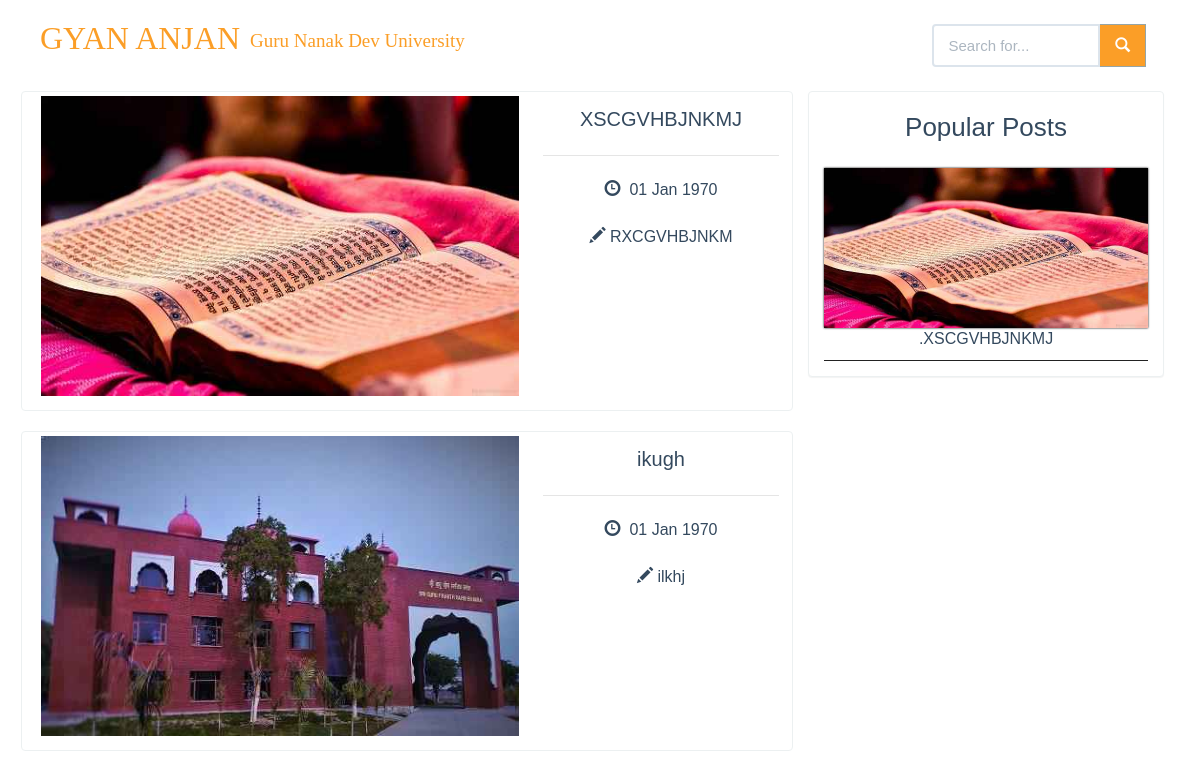
Page /blog on the committed database.
### tables this page shows
CREATE TABLE `gyananjan_blog` (
  `id` int(11) NOT NULL,
  `title` varchar(100) NOT NULL,
  `author` varchar(100) NOT NULL,
  `blog` longtext NOT NULL,
  `bdate` varchar(32) NOT NULL,
  `bimage` varchar(100) NOT NULL,
  `views` int(11) NOT NULL
);

### blog.php (the view, shortened to what this page needs)
<?php include 'includes/meta.php';
include 'admin/db/connect.php';
$getClick = "SELECT views FROM gyananjan_blog";
$data = $db->query($getClick);
$i=0; $avg=0;
if($data->num_rows>0) {
	while($row=$data->fetch_assoc()) {
		$view[$i] = $row["views"];
		$i++;
	}
}
for ($j=0;$j<$i;$j++) {
	$avg +=$view[$j]/$i;
}
$query="SELECT * FROM gyananjan_blog ORDER BY bdate DESC";
$result=$db->query($query);
$queryo = "SELECT * FROM gyananjan_blog WHERE views > '$avg'";
$resulto = $db->query($queryo);
?>
	<?php include 'includes/css.php';
    ?>
		</head>
		<body class="container">
			<?php include 'includes/nav.php';
      ?>
				<div class="head">
					<div class="col-md-12">
						<div class="col-md-8">
							<?php
							if($result->num_rows>0) {
								while ($row=$result->fetch_assoc()) {
							echo    '<a href="blog-view?id='.$row['id'].'">';
							echo		'<div class="posts thumbnail row">';
							echo          '<div class="col-md-8">';
							echo			'<img class="img-responsive setimg" src="admin/images/reduceSize/'.$row['bimage'].'" alt="'.$row['title'].'" style="box-shadow:none">';
							echo          '</div>';
							echo			'<div class="caption col-md-4">';
							echo				'<div class="heading">'.$row['title'].'</div><hr>';
							echo				'<div class="attr">';
							echo				'<div class="date"><span class="glyphicon glyphicon-time"></span>&nbsp;&nbsp;'.date("d M Y",strtotime($row['bdate'])).'</div><br>';
							echo				'<div class="main-head"><span class="glyphicon glyphicon-pencil"></span>&nbsp;'.$row['author'].'</div>';
							echo				'</div>';
							echo			'</div>';
							echo		'</div>';
							echo '</a>';
								}
							}
						else {
							echo "<h3 class='text-center'>No Latest Blogs Yet</h3>";
						}
						?>
						</div>
						<div class="col-md-4">
							<div class="panel panel-default text-center">
								<h3>Popular Posts</h3>
								<?php
								if($resulto->num_rows>0) {
									while($data=$resulto->fetch_assoc()) {
							echo		'<div class="panel-body">';
							echo    '<a href="blog-view?id='.$data['id'].'">';
							echo	'<div class="attr1">';
							echo		'<img class="img-responsive setimgp" src="admin/images/reduceSize/'.$data['bimage'].'" alt="" style="height:100px">';
							echo		'<div class="tname text-center">.'.$data['title'].'</div>';
							echo	'</div>';
							echo '</a>';
							echo '</div>';
									}
								}
							?>
							</div>
						</div>
					</div>
		</body>
		</html>

### includes/css.php (style rules this page uses)
.container { margin-right: auto !important; margin-left: auto !important; }
@media screen  and (max-width:1200px ) { body { width:99% !important; margin:auto !important; } }

### blog.php (style rules this page uses)
.setimg { width:100%; height:300px; }
.setimgp { width:100%; height:160px !important; }
.posts { margin-bottom: 20px; }
.heading { text-align: center; font-size: 20px; }
.attr { display: flex; justify-content: space-around; flex-direction:column; text-align:center }
.attr1 { display: block; justify-content: center; border-bottom: 1px solid #222; padding-bottom: 10px; }
.main-head { font-family: 'helvetica' !important; }

### rows in the picture
gyananjan_blog: bimage (picture), title "XSCGVHBJNKMJ", bdate "01 Jan 1970", author "RXCGVHBJNKM"
gyananjan_blog: bimage (picture), title "ikugh", bdate "01 Jan 1970", author "ilkhj"
